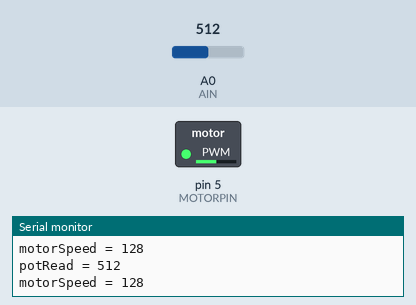
Bench run of a sketch on a simulated Arduino Uno, built with avr-gcc and run on an emulated ATmega328P. Parts: switched loads named in the sketch (green lamp = pin HIGH), the last lines printed to the serial monitor. The test bench sets the inputs (shaded band); at power-on: A0 (AIN) = 512.

Above: at 1.2 s.
1.3 s: A0 (AIN) set to 109
At 2.5 s:
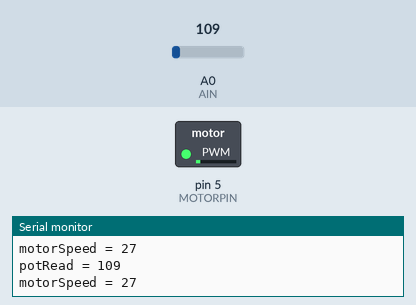
2.8 s: A0 (AIN) set to 89
At 3.7 s:
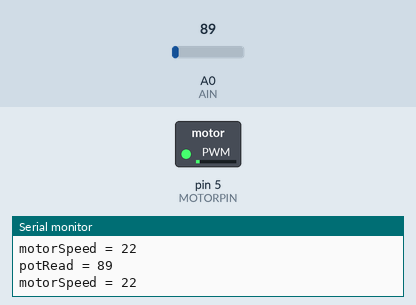
4.3 s: A0 (AIN) set to 11
At 5.3 s:
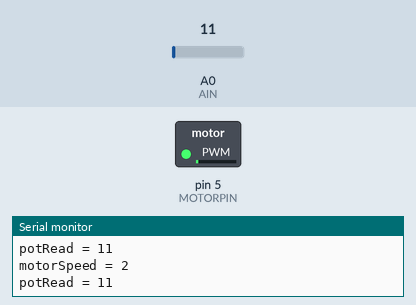
5.8 s: A0 (AIN) set to 8
8.8 s: A0 (AIN) set to 0
At 9.3 s:
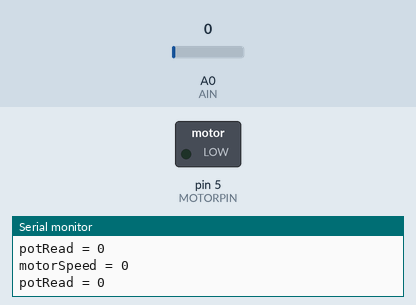
10.3 s: A0 (AIN) set to 716
At 10.9 s:
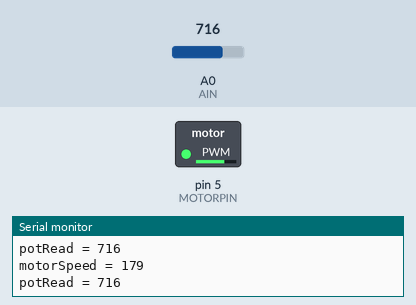
Timing chart, 0 to 12.8 s (numbered marks = the images above; inputs shaded):
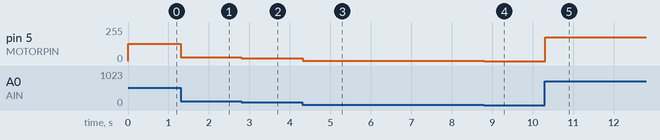

The sketch:

Eksempel1_DC_Motor_Driver.ino
```cpp
#define MOTORPIN 5
#define AIN A0

int potRead = 0;
int motorSpeed = 0;

void setup(){
	pinMode(MOTORPIN, OUTPUT);
	Serial.begin(9600);
}

void loop(){
	potRead = analogRead(AIN);
	motorSpeed = potRead/4;
	analogWrite(MOTORPIN, motorSpeed);
	Serial.print("potRead = "); Serial.println(potRead); // potReads værdi skrives ud på den serielle forbindelse.
  Serial.print("motorSpeed = "); Serial.println(motorSpeed); // servoPos' værdi skrives ud på den serielle forbindelse.
}
```

Measured:
- after the input at 1.3 s, pin 5 (MOTORPIN): 128/255 → 27/255 at once
- after the input at 2.8 s, pin 5 (MOTORPIN): 27/255 → 22/255 at once
- after the input at 4.3 s, pin 5 (MOTORPIN): 22/255 → 2/255 at once
- after the input at 8.8 s, pin 5 (MOTORPIN): 2/255 → 0/255 at once
- after the input at 10.3 s, pin 5 (MOTORPIN): 0/255 → 179/255 at once
